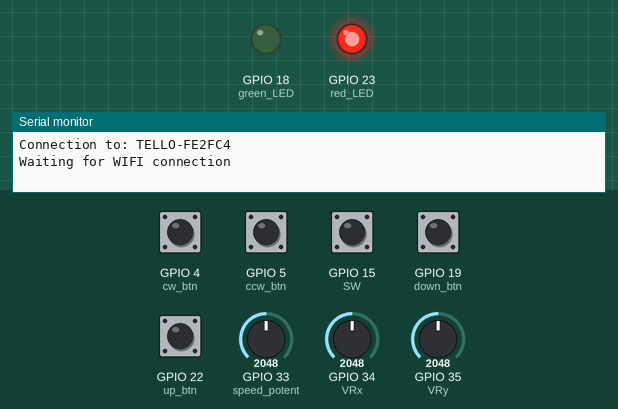
Recording of a program running on a simulated ESP32. Parts: output pins drawn as LEDs (lit = HIGH), the last lines printed to the serial monitor. The test bench sets the inputs (shaded band); at power-on: GPIO 4 (cw_btn), GPIO 5 (ccw_btn), GPIO 15 (SW), GPIO 19 (down_btn), GPIO 22 (up_btn) HIGH, GPIO 33 (speed_potent) = 2048, GPIO 34 (VRx) = 2048, GPIO 35 (VRy) = 2048. WiFi joins after 1.5 s; servers stay silent unless stated.

Above: at 0.1 s.
At 6.2 s:
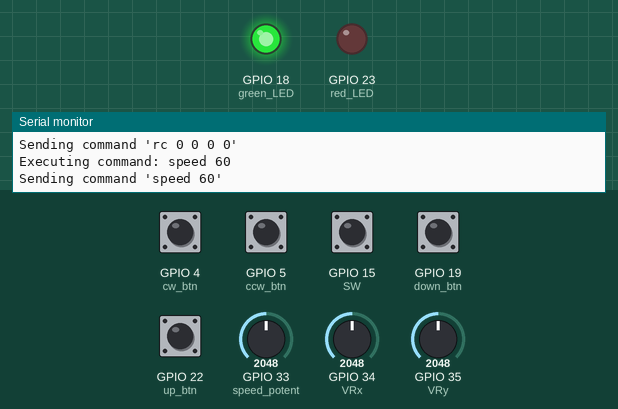
6.3 s: GPIO 4 (cw_btn) pulled LOW for 0.15 s
7.9 s: GPIO 5 (ccw_btn) pulled LOW for 0.15 s
9.5 s: GPIO 15 (SW) pulled LOW for 1 s
12.0 s: GPIO 19 (down_btn) pulled LOW for 0.15 s
13.6 s: GPIO 22 (up_btn) pulled LOW for 0.15 s
Timing chart, 0 to 16.2 s (numbered marks = the images above; inputs shaded):
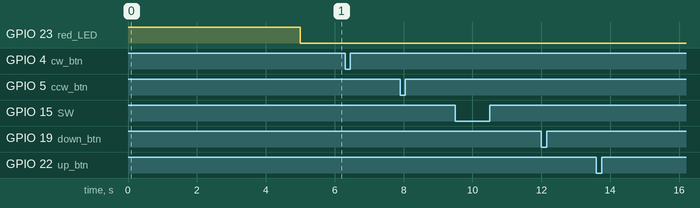

The program:

main.cpp
```cpp
#include <Arduino.h>
#include <WiFi.h>
#include <WiFiUdp.h>
#include <TelloDrone.h>
#include <string.h>
#include <iostream>
#include <sstream>

TelloDrone drone; //create an instance of the class 'TelloDrone'

//Allocate the controller's components to Esp32's GPIO pins

//LEDs:
const int red_LED=23;
const int green_LED =18;

//Buttons:
const int up_btn=22;
const int down_btn=19;
const int cw_btn= 4;
const int ccw_btn= 5;

//Potentiometer:
const int speed_potent=33;

//Joystick:
const int VRx = 34;
const int VRy= 35;
const int SW = 15;

//Define, initialize variables which are used in the program
int joystick_x = 0;
int joystick_y = 0;
int joystick_btn = 0;

int map_x = 0;
int map_y = 0;

int potent_speed;
int mapped_potent_speed;
int drone_speed=20;

boolean flying;
boolean stable;

void sendCommand(string cmd){

  Serial.print("Executing command: ");
  Serial.println(cmd.c_str());
  drone.sendCommand(cmd);
}

void setup(){

  Serial.begin(9600);

  //Assign functioning mode to pins(INPUT/ OUTPUT)

  //LEDs:
  pinMode(red_LED, OUTPUT);
  pinMode(green_LED, OUTPUT);
  digitalWrite(red_LED, HIGH); // red LED is set ON
  digitalWrite(green_LED, LOW); // green LED is set OFF

  //Buttons:
  pinMode(up_btn, INPUT_PULLUP);
  pinMode(down_btn, INPUT_PULLUP);
  pinMode(cw_btn, INPUT_PULLUP);
  pinMode(ccw_btn, INPUT_PULLUP);

  //Potentiometer:
  pinMode(speed_potent, INPUT);

  //Joystick:
  pinMode(VRx, INPUT);
  pinMode(VRy, INPUT);
  pinMode(SW, INPUT_PULLUP);

  drone.connect("TELLO-FE2FC4", ""); //Achieve connection between Esp32 board and Tello drone
  delay(5000);

  sendCommand("speed 20"); //Initialize drone's speed to 20cm/s
  flying=false;
}

void loop(){

  if(drone.connected){ //This part is executed only if a connection is achieved

      digitalWrite(green_LED, HIGH);
      digitalWrite(red_LED, LOW);

      //Joystick (forward/ back/ left/ right/ takeoff/ land):
      joystick_x = analogRead(VRx);
      joystick_y = analogRead(VRy);
      joystick_btn = digitalRead(SW);

      //Map the acquired analogue values to an accepted range by the drone
      map_x= map(joystick_x, 0, 4095, -50, 50);
      map_y= map(joystick_y, 0, 4095, -50, 50);

      if(((map_x<10 && map_x>-20) && (map_y>-30 && map_y<30))==false){
          String com="rc ";
          int mX= map_x;
          int mY= - map_y;
          com= com + mX + " " + mY + " 0 0";
          sendCommand(com.c_str());
          delay(100);
          stable=false;
        }

      //If the Joystick is back to the 'resting' position and the drone is moving -> send 'rc 0 0 0 0' command
      //-> make it stop moving and stay in the same position
      if(((map_x<10 && map_x>-20) && (map_y>-30 && map_y<30))==true && stable==false){
          String com="rc ";
          com= com + 0 + " " + 0 + " 0 0";
          sendCommand(com.c_str());
          delay(100);
          stable=true;
        }

      if(digitalRead(SW)==LOW && flying==false){
        sendCommand("takeoff");
        flying=true;
        delay(200);
     }

      if(digitalRead(SW)==LOW && flying==true){
        sendCommand("land");
        flying=false;
        delay(200);
      }

      //Potentiometer (set speed):
      potent_speed=analogRead(speed_potent);

      //Map the acquired analogue values to an accepted range by the drone
      mapped_potent_speed=map(potent_speed, 0, 4095, 20, 100);

      if(mapped_potent_speed!=drone_speed){
          drone_speed=mapped_potent_speed;
          String speedy="speed ";
          speedy=speedy + drone_speed;
          sendCommand(speedy.c_str());
          delay(200);
        }

      //Buttons (up/ down/ cw/ ccw):
      if(digitalRead(up_btn)==LOW){
        sendCommand("up 30");
        delay(150);
      }

      if(digitalRead(down_btn)==LOW){
        sendCommand("down 30");
        delay(150);
      }

      if(digitalRead(cw_btn)==LOW){
        sendCommand("cw 23");
        delay(150);
      }

      if(digitalRead(ccw_btn)==LOW){
        sendCommand("ccw 23");
        delay(150);
      }

  delay(200);

  }
  else {
    //In case the connection is lost:
    digitalWrite(red_LED, HIGH);
    digitalWrite(green_LED, LOW);
  }
}
```

TelloDrone.cpp
```cpp
#include <TelloDrone.h>
#include <WiFi.h>
#include <WiFiUdp.h>
#include <string.h>


        const char* networkName = "";
        const char* networkPswd = "";

        WiFiUDP udp;

        boolean connected;

        const char* udpAddress = "192.168.10.1";
        const int udpPort = 8889;

        TelloDrone::TelloDrone()
        {
        }

        void TelloDrone::connect(const char* ssid, const char* password)
        {
                // WiFi network name and password:
                this->networkName = ssid;
                this->networkPswd = password;

         WiFi.disconnect(true);

                IPAddress myIP(192,168,10,2);
                IPAddress gateway(192,168,10,1);
                IPAddress subnet(255,255,255,0);

                Serial.print("Connection to: ");
                Serial.println(networkName);

                WiFi.disconnect();

                // Set eventlistener for wifi
                WiFi.onEvent([this](WiFiEvent_t event, system_event_info_t info) {this->WiFiEvent(event, info); });


                // Configure wifi
                WiFi.config(myIP,gateway,subnet);

                //Initiate connection
                // WiFi.begin(networkName, networkPswd);
                WiFi.begin(ssid, password);
                Serial.println("Waiting for WIFI connection");
                udp.begin(udpPort);
        }

        //Wifi event handler
        void TelloDrone::WiFiEvent(WiFiEvent_t event, system_event_info_t info){
                switch(event) {
                        case SYSTEM_EVENT_STA_GOT_IP:
                                //When connected set
                                Serial.print("WiFi connected! IP address: ");
                                Serial.println(WiFi.localIP());
                                //Initializes the UDP state
                                udp.begin(WiFi.localIP(),udpPort);

                                this->connected = true;
                                delay(1000);
                                sendCommand("command");
                                delay(1000);

                                break;
                        case SYSTEM_EVENT_STA_DISCONNECTED:
                                Serial.println("WiFi lost connection");
                                this->connected = false;
                                break;
                        case SYSTEM_EVENT_AP_STOP:
                                Serial.println("Lost connection to Drone");
                                this->connected = false;
                                break;
                }
        }

        void TelloDrone::sendCommand(string message)  {
                string out = "Sending command '" + message + "'";
                Serial.println(out.c_str());
                //Send a packet
                udp.beginPacket(udpAddress,udpPort);
                udp.printf(message.c_str());
                udp.endPacket();

        }
```

TelloDrone.h
```cpp
#include <WiFi.h>
#include <WiFiUdp.h>
#include <string.h>


using namespace std;

class TelloDrone
{
    public:
        boolean connected;
        TelloDrone();
        string sendMessage(string message);
        void printWifiStatus();
        void connect(const char* ssid, const char* password);
        void sendCommand(string message);
        const char* networkName;
        const char* networkPswd;
        void ButtonPressed();


    private:
        void WiFiEvent(WiFiEvent_t event, system_event_info_t info);
        WiFiUDP udp;
        const char * udpAddress = "192.168.10.1";
        const int udpPort = 8889;


};
```
